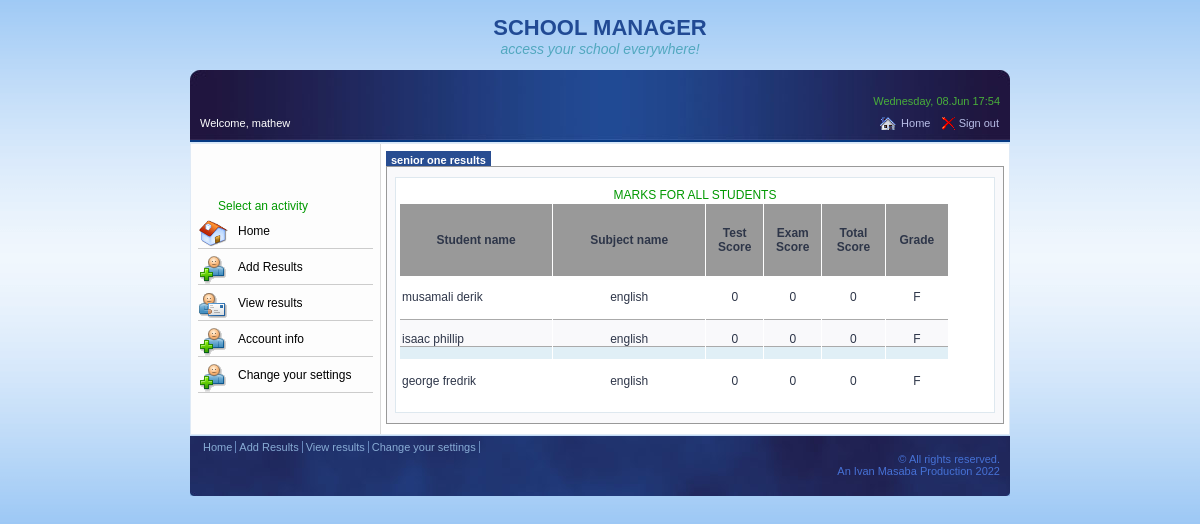
/school/web/teacher/advres/index.php (signed in), run on an earlier commit of the app's database.
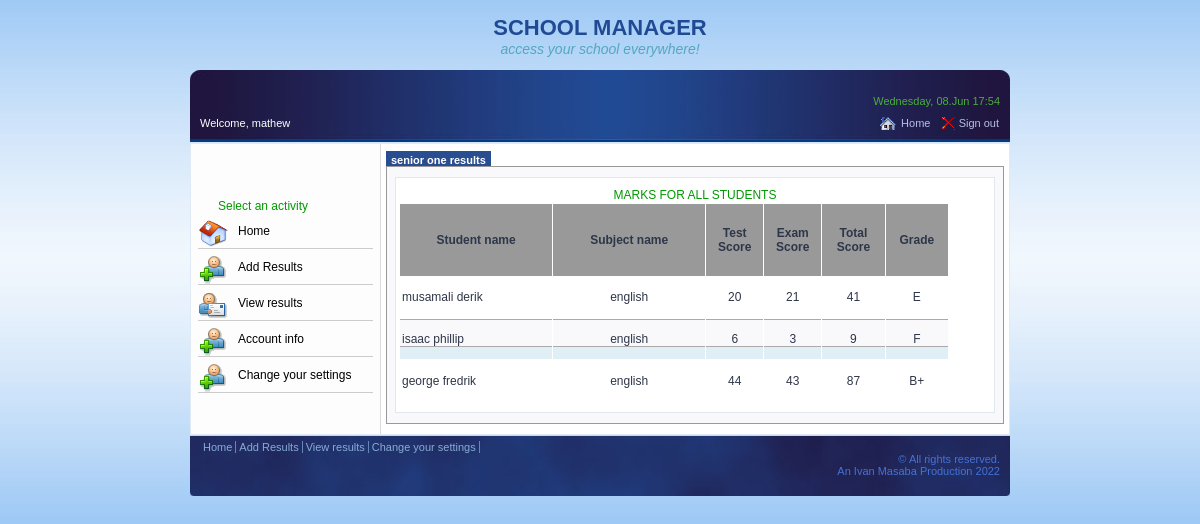
And on a later commit of the database.
### tables this page shows
CREATE TABLE `students` (
  `id` int(11) NOT NULL,
  `reg_num` int(11) NOT NULL,
  `fname` varchar(30) NOT NULL,
  `lname` varchar(30) NOT NULL,
  `class_id` int(11) NOT NULL,
  `gender` enum('male','female','','') NOT NULL,
  `birth_date` date NOT NULL,
  `father_name` varchar(30) NOT NULL,
  `mother_name` varchar(30) NOT NULL,
  `parent_phone` text NOT NULL,
  `parent_address` varchar(30) NOT NULL
);

CREATE TABLE `marks` (
  `id` int(11) NOT NULL,
  `reg_num` int(11) NOT NULL,
  `subj_id` int(11) NOT NULL,
  `test_score` int(11) DEFAULT 0,
  `exam_score` int(11) DEFAULT 0,
  `total_score` int(11) DEFAULT 0,
  `grade` varchar(30) DEFAULT 'F'
);

CREATE TABLE `subjects` (
  `id` int(11) NOT NULL,
  `subj_name` enum('english','mathematics','chemistry','biology','physics','history','geography') NOT NULL
);

### school/core/staff.php (called while the page is built, shortened)
<?php
    class Staff{
        private $con;
        private $table = 'staff' ;
        public function __construct( $db ){
            $this->con = $db;
        }
         public function read_one($reg){
            $query = 'SELECT
                     *
                     FROM
                     ' .$this->table. ' s
                     INNER JOIN
                       class c ON s.class_id = c.id
                     INNER JOIN
                       subjects sb ON s.subj_id = sb.id
                     WHERE s.staff_id = ? LIMIT 1 ';
            $stmt = $this->con->prepare($query);
            $stmt->bindParam(1, $reg);
            $stmt->execute();
            $row = $stmt->fetch(PDO::FETCH_ASSOC);
            $this->class_name = $row['class_name'];
            $this->subj_name = $row['subj_name'];
        }
    }
?>

### school/core/marks.php (called while the page is built, shortened)
<?php
    class Marks{
        private $con;
        private $table = 'marks' ;
        public function __construct( $db ){
            $this->con = $db;
        }
        public function read_all($cname, $sub){
            $query = 'SELECT
                     *
                     FROM students s INNER JOIN
                     ' .$this->table. ' m ON s.reg_num = m.reg_num
                     INNER JOIN
                     subjects sb ON m.subj_id = sb.id
                     WHERE s.class_id = (SELECT id FROM class WHERE class_name = :cname )
                     AND  sb.subj_name = :sub_name';
            $stmt = $this->con->prepare($query);
            $stmt->bindParam(':cname', $cname);
            $stmt->bindParam(':sub_name', $sub);
            $stmt->execute();
            return $stmt;
        }
    }
?>

### school/web/teacher/advres/index.php (the view, shortened to what the changed rows need)
<?php
  include_once( $_SERVER['DOCUMENT_ROOT'].'/frontend/school/includes/config.php');
  $reg_num = $_SESSION['index_number'];
  $teacher = new Staff($db);
  $teacher->read_one( $reg_num );
  $marks = new Marks($db);
  $result = $marks->read_all( $teacher->class_name, $teacher->subj_name );
?>
<!DOCTYPE html PUBLIC "-//W3C//DTD XHTML 1.0 Transitional//EN" "http://www.w3.org/TR/xhtml1/DTD/xhtml1-transitional.dtd">
<html xmlns="http://www.w3.org/1999/xhtml">
<head>
<link rel="stylesheet" type="text/css" href="../../styles.css">
<link rel="stylesheet" type="text/css" href="styles.css">
<link href="SpryAssets/SpryMenuBarVertical.css" rel="stylesheet" type="text/css" />
</head>
<body>
<div class="top">
    <h1>SCHOOL MANAGER</h1>
    <h2>access your school everywhere!</h2>
</div>
<div class="content">
 <div class="contents">
    <div id="Create_report" class="tab_body">
    <div style="background-color: #FFFFFF; padding: 10px 3px; border: 1px solid #DEE8EF;">
      <form action="" method="post" name="create report">
        <table width="550" height="200px" border="0" cellspacing="1" cellpadding="2">
          <?php
  $num = $result->rowCount();
      if( $num > 0){
           $bg = 1;
              while($mark = $result->fetch(PDO::FETCH_ASSOC) )
              {
                extract($mark);
                if($bg%2==1)
                {
                  echo "<tr >";
                }
                else
                {
                  echo "<tr style='background: #e0eff6 url(images/frm_chg.gif) repeat-x;'>";
                }
                echo "<td align='left'>".$fname." ".$lname."</td>";
                    echo "<td>".$subj_name."</td>";
                      echo "<td>".$test_score."</td>";
                      echo "<td>".$exam_score."</td>";
                      echo "<td>".$total_score."</td>";
                      echo "<td>".$grade."</td>";
                $bg++;
              }
   echo  "</tr>";
      }else{
        echo "No records found ";
      }
          ?>
        </table>
      </form>
    </div>
    </div>
</div>
</div>
</body>
</html>

What changed in the data, as far as the page shows it:
changed through a linked row, students "musamali": marks.test_score "0" → "20"; marks.exam_score "0" → "21"; marks.total_score "0" → "41"; marks.grade "F" → "E"
changed through a linked row, students "isaac": marks.test_score "0" → "6"; marks.exam_score "0" → "3"; marks.total_score "0" → "9"
changed through a linked row, students "george": marks.test_score "0" → "44"; marks.exam_score "0" → "43"; marks.total_score "0" → "87"; marks.grade "F" → "B+"
